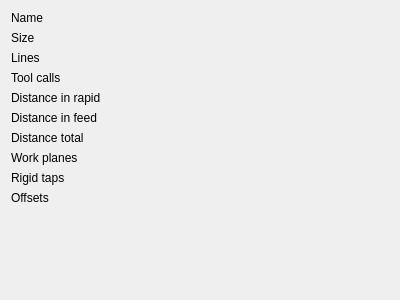
<?xml version="1.0" encoding="UTF-8"?>
<ui version="4.0">
 <class>Form</class>
 <widget class="QWidget" name="Form">
  <property name="geometry">
   <rect>
    <x>0</x>
    <y>0</y>
    <width>400</width>
    <height>300</height>
   </rect>
  </property>
  <property name="windowTitle">
   <string>Form</string>
  </property>
  <layout class="QVBoxLayout" name="verticalLayout">
   <item>
    <layout class="QFormLayout" name="formLayout">
     <item row="0" column="1">
      <widget class="StatusLabel" name="statuslabel">
       <property name="rules" stdset="0">
        <string>[{&quot;name&quot;: &quot;file_name&quot;, &quot;property&quot;: &quot;Text&quot;, &quot;expression&quot;: &quot;ch[0]&quot;, &quot;channels&quot;: [{&quot;url&quot;: &quot;gcode_properties:file_name&quot;, &quot;trigger&quot;: true}]}]</string>
       </property>
      </widget>
     </item>
     <item row="1" column="0">
      <widget class="QLabel" name="label_3">
       <property name="text">
        <string>Size</string>
       </property>
      </widget>
     </item>
     <item row="1" column="1">
      <widget class="StatusLabel" name="statuslabel_3">
       <property name="rules" stdset="0">
        <string>[{&quot;name&quot;: &quot;file_size&quot;, &quot;property&quot;: &quot;Text&quot;, &quot;expression&quot;: &quot;f\&quot;{ch[0]/1024:.2f} kB\&quot;&quot;, &quot;channels&quot;: [{&quot;url&quot;: &quot;gcode_properties:file_size&quot;, &quot;trigger&quot;: true}]}]</string>
       </property>
      </widget>
     </item>
     <item row="2" column="0">
      <widget class="QLabel" name="label_5">
       <property name="text">
        <string>Lines</string>
       </property>
      </widget>
     </item>
     <item row="2" column="1">
      <widget class="StatusLabel" name="statuslabel_4">
       <property name="rules" stdset="0">
        <string>[{&quot;name&quot;: &quot;file lines&quot;, &quot;property&quot;: &quot;Text&quot;, &quot;expression&quot;: &quot;f\&quot;{ch[0]}\&quot;&quot;, &quot;channels&quot;: [{&quot;url&quot;: &quot;gcode_properties:file_lines&quot;, &quot;trigger&quot;: true}]}]</string>
       </property>
      </widget>
     </item>
     <item row="3" column="0">
      <widget class="QLabel" name="label_6">
       <property name="text">
        <string>Tool calls</string>
       </property>
      </widget>
     </item>
     <item row="3" column="1">
      <widget class="StatusLabel" name="statuslabel_5">
       <property name="rules" stdset="0">
        <string>[{&quot;name&quot;: &quot;tool_calls&quot;, &quot;property&quot;: &quot;Text&quot;, &quot;expression&quot;: &quot;f\&quot;{ch[0]}\&quot;&quot;, &quot;channels&quot;: [{&quot;url&quot;: &quot;gcode_properties:tool_calls_num&quot;, &quot;trigger&quot;: true}]}]</string>
       </property>
      </widget>
     </item>
     <item row="4" column="0">
      <widget class="QLabel" name="label_7">
       <property name="text">
        <string>Distance in rapid</string>
       </property>
      </widget>
     </item>
     <item row="4" column="1">
      <widget class="StatusLabel" name="statuslabel_6">
       <property name="rules" stdset="0">
        <string>[{&quot;name&quot;: &quot;path_rapids&quot;, &quot;property&quot;: &quot;Text&quot;, &quot;expression&quot;: &quot;f\&quot;{ch[0]:.2f}\&quot;&quot;, &quot;channels&quot;: [{&quot;url&quot;: &quot;gcode_properties:file_rapid_distance&quot;, &quot;trigger&quot;: true}]}]</string>
       </property>
      </widget>
     </item>
     <item row="5" column="0">
      <widget class="QLabel" name="label_8">
       <property name="text">
        <string>Distance in feed</string>
       </property>
      </widget>
     </item>
     <item row="5" column="1">
      <widget class="StatusLabel" name="statuslabel_7">
       <property name="rules" stdset="0">
        <string>[{&quot;name&quot;: &quot;path_feed&quot;, &quot;property&quot;: &quot;Text&quot;, &quot;expression&quot;: &quot;f\&quot;{ch[0]:.2f}\&quot;&quot;, &quot;channels&quot;: [{&quot;url&quot;: &quot;gcode_properties:file_feed_distance&quot;, &quot;trigger&quot;: true}]}]</string>
       </property>
      </widget>
     </item>
     <item row="6" column="0">
      <widget class="QLabel" name="label_9">
       <property name="text">
        <string>Distance total</string>
       </property>
      </widget>
     </item>
     <item row="6" column="1">
      <widget class="StatusLabel" name="statuslabel_8">
       <property name="rules" stdset="0">
        <string>[{&quot;name&quot;: &quot;path_feed&quot;, &quot;property&quot;: &quot;Text&quot;, &quot;expression&quot;: &quot;f\&quot;{ch[0] + ch[1]:.2f}\&quot;&quot;, &quot;channels&quot;: [{&quot;url&quot;: &quot;gcode_properties:file_feed_distance&quot;, &quot;trigger&quot;: true}, {&quot;url&quot;: &quot;gcode_properties:file_rapid_distance&quot;, &quot;trigger&quot;: true}]}]</string>
       </property>
      </widget>
     </item>
     <item row="7" column="0">
      <widget class="QLabel" name="label_10">
       <property name="text">
        <string>Work planes</string>
       </property>
      </widget>
     </item>
     <item row="7" column="1">
      <widget class="StatusLabel" name="statuslabel_18">
       <property name="rules" stdset="0">
        <string>[{&quot;name&quot;: &quot;work_planes&quot;, &quot;property&quot;: &quot;Text&quot;, &quot;expression&quot;: &quot;f\&quot;{ch[0]}\&quot;&quot;, &quot;channels&quot;: [{&quot;url&quot;: &quot;gcode_properties:file_work_planes&quot;, &quot;trigger&quot;: true}]}]</string>
       </property>
      </widget>
     </item>
     <item row="8" column="0">
      <widget class="QLabel" name="label_11">
       <property name="text">
        <string>Rigid taps</string>
       </property>
      </widget>
     </item>
     <item row="8" column="1">
      <widget class="StatusLabel" name="statuslabel_19">
       <property name="rules" stdset="0">
        <string>[{&quot;name&quot;: &quot;rigid_taps&quot;, &quot;property&quot;: &quot;Text&quot;, &quot;expression&quot;: &quot;f\&quot;{ch[0]}\&quot;&quot;, &quot;channels&quot;: [{&quot;url&quot;: &quot;gcode_properties:file_rigid_taps&quot;, &quot;trigger&quot;: true}]}]</string>
       </property>
      </widget>
     </item>
     <item row="9" column="0">
      <widget class="QLabel" name="label_12">
       <property name="text">
        <string>Offsets</string>
       </property>
      </widget>
     </item>
     <item row="9" column="1">
      <widget class="StatusLabel" name="statuslabel_20">
       <property name="rules" stdset="0">
        <string>[{&quot;name&quot;: &quot;offset_changes&quot;, &quot;property&quot;: &quot;Text&quot;, &quot;expression&quot;: &quot;f\&quot;{ch[0]}\&quot;&quot;, &quot;channels&quot;: [{&quot;url&quot;: &quot;gcode_properties:file_offsets&quot;, &quot;trigger&quot;: true}]}]</string>
       </property>
      </widget>
     </item>
     <item row="0" column="0">
      <widget class="QLabel" name="label_2">
       <property name="text">
        <string>Name</string>
       </property>
      </widget>
     </item>
    </layout>
   </item>
  </layout>
 </widget>
 <customwidgets>
  <customwidget>
   <class>StatusLabel</class>
   <extends>QLabel</extends>
   <header>qtpyvcp.widgets.display_widgets.status_label</header>
  </customwidget>
 </customwidgets>
 <resources/>
 <connections/>
</ui>
